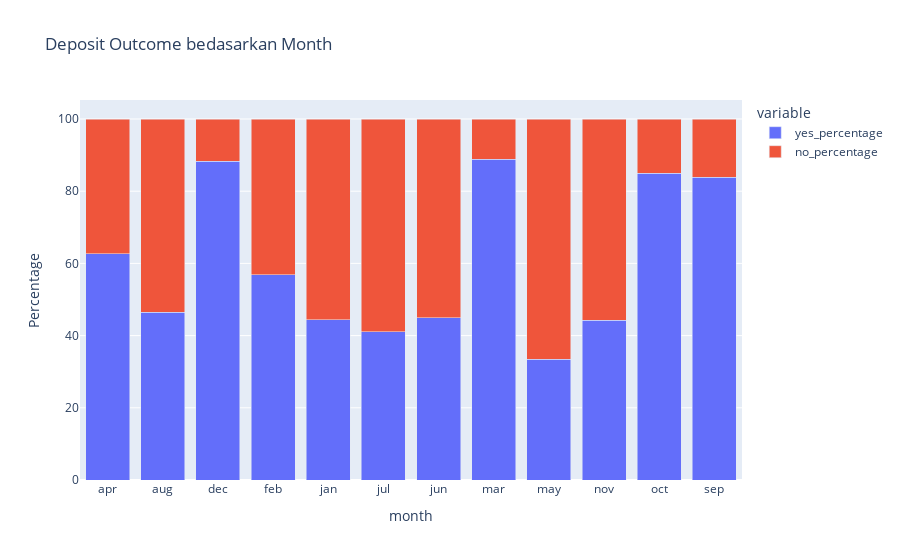

This figure's notebook cell:
### Code cell
# Mengelompokkan data bedasarkan bulan dan deposit
grouped_data = df.groupby(['month', 'deposit'])['deposit'].count().unstack()

# Menghitung persentase
grouped_data['total'] = grouped_data.sum(axis=1)
grouped_data['yes_percentage'] = grouped_data['yes'] / grouped_data['total'] * 100
grouped_data['no_percentage'] = grouped_data['no'] / grouped_data['total'] * 100

# Reset index
grouped_data = grouped_data.reset_index()

# Membuat stacked bar plot
fig = px.bar(grouped_data, x='month', y=['yes_percentage', 'no_percentage'],
             title='Deposit Outcome bedasarkan Month', barmode='stack')

# Set y-axis label
fig.update_yaxes(title_text='Percentage')


fig.show()

### Figure 1 — Plotly figure (JSON) as saved in the notebook; plotly's stock layout.template omitted (floating-point values rounded to 4 significant figures)
{"data": [{"alignmentgroup": "True", "hovertemplate": "variable=yes_percentage<br>month=%{x}<br>value=%{y}<extra></extra>", "legendgroup": "yes_percentage", "marker": {"color": "#636efa", "pattern": {"shape": ""}}, "name": "yes_percentage", "offsetgroup": "yes_percentage", "orientation": "v", "showlegend": true, "textposition": "auto", "type": "bar", "x": ["apr", "aug", "dec", "feb", "jan", "jul", "jun", "mar", "may", "nov", "oct", "sep"], "xaxis": "x", "y": [62.63, 46.47, 88.24, 56.9, 44.39, 41.11, 45.01, 88.89, 33.38, 44.21, 84.97, 83.89], "yaxis": "y"}, {"alignmentgroup": "True", "hovertemplate": "variable=no_percentage<br>month=%{x}<br>value=%{y}<extra></extra>", "legendgroup": "no_percentage", "marker": {"color": "#EF553B", "pattern": {"shape": ""}}, "name": "no_percentage", "offsetgroup": "no_percentage", "orientation": "v", "showlegend": true, "textposition": "auto", "type": "bar", "x": ["apr", "aug", "dec", "feb", "jan", "jul", "jun", "mar", "may", "nov", "oct", "sep"], "xaxis": "x", "y": [37.37, 53.53, 11.76, 43.1, 55.61, 58.89, 54.99, 11.11, 66.62, 55.79, 15.03, 16.11], "yaxis": "y"}], "layout": {"barmode": "stack", "legend": {"title": {"text": "variable"}, "tracegroupgap": 0}, "title": {"text": "Deposit Outcome bedasarkan Month"}, "xaxis": {"anchor": "y", "domain": [0, 1], "title": {"text": "month"}}, "yaxis": {"anchor": "x", "domain": [0, 1], "title": {"text": "Percentage"}}}}
